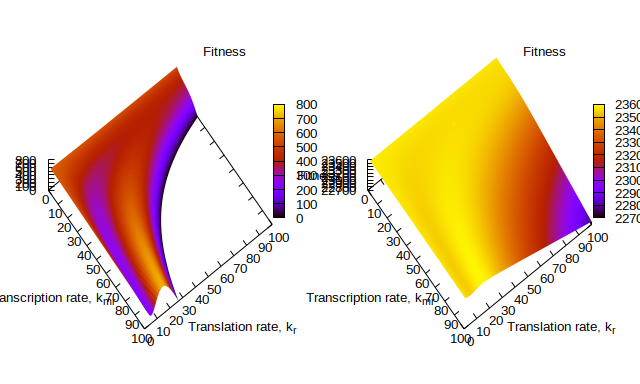

The script that saved this image:
set term wxt
set multiplot layout 1,2

set pm3d #map

set ticslevel 0



# x = k_{mr}
# y = k_{r}

file1 = "landscape1.dat"
file2 = "landscape2.dat"

set title ""
set xlabel "Transcription rate, k_{mr}"
set ylabel "Translation rate, k_{r}"
set zlabel "Fitness"
 set view 10.,53.
#set view 46.,60.
# set ztics 500
splot [:][:][0:] file1 u 1:2:3 with pm3d title "Fitness"
splot [:][:][:] file2 u 1:2:3 with pm3d title "Fitness"
unset multiplot
unset output
set term wxt
reset
